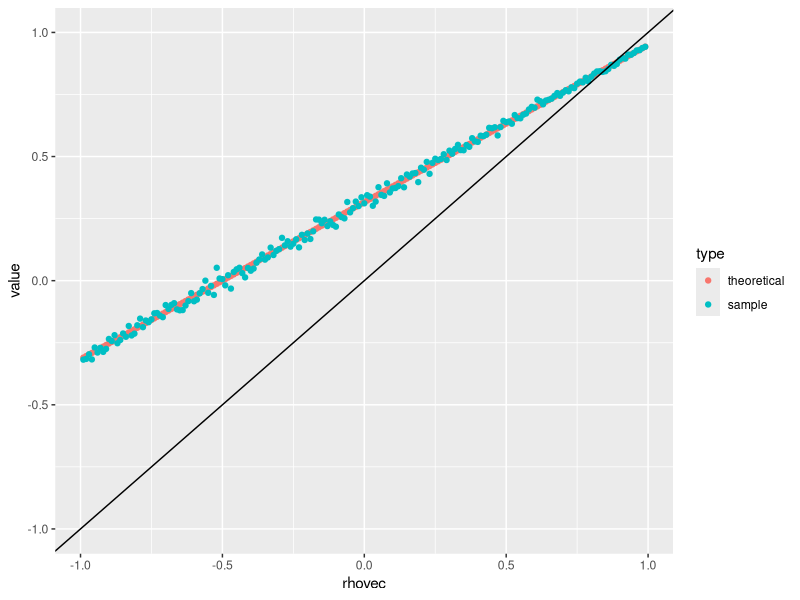

Recreate this plot in R.
mux <- c(4, 2);
muy <- c(2, 1);


rhovec <- seq(-0.99, 0.99, by = 0.01)
theoretical <- sample <- c()

for ( i in 1:length(rhovec)){
  
  n1 <- 1000;n2 <- 1000; n <- n1 + n2
  rho <- rhovec[i]
  sigma <- matrix(c(1, rho, rho, 1), 2, 2)
  
  library(MASS)
  g1 <- mvrnorm(n=n1, mu = c(mux[1], muy[1]), Sigma = sigma)
  g2 <- mvrnorm(n=n1, mu = c(mux[2], muy[2]), Sigma = sigma)
  
  g <- rbind(g1, g2)
  
  
  d1 <- (rho + n1*n2/n^2*(mux[1]- mux[2])*(muy[1]-muy[2]))
  d2 <- sqrt((1-1/n + n1*n2/n^2*(mux[1]-mux[2])^2)*(1-1/n + n1*n2/n^2*(muy[1]-muy[2])^2))
  theoretical[i] <- d1/d2
  sample[i] <- cor(g)[1, 2]  
  
}

correlation <- data.frame(rhovec, theoretical, sample)
head(correlation)
library(reshape2)
corr1 <- melt(correlation, variable.name = "type", id ="rhovec")
library(ggplot2)
ggplot(data = corr1, aes(x =rhovec, y = value, group = type, color= type)) +
  geom_point() + 
  geom_abline(intercept = 0, slope= 1) + ylim(-1, 1)

